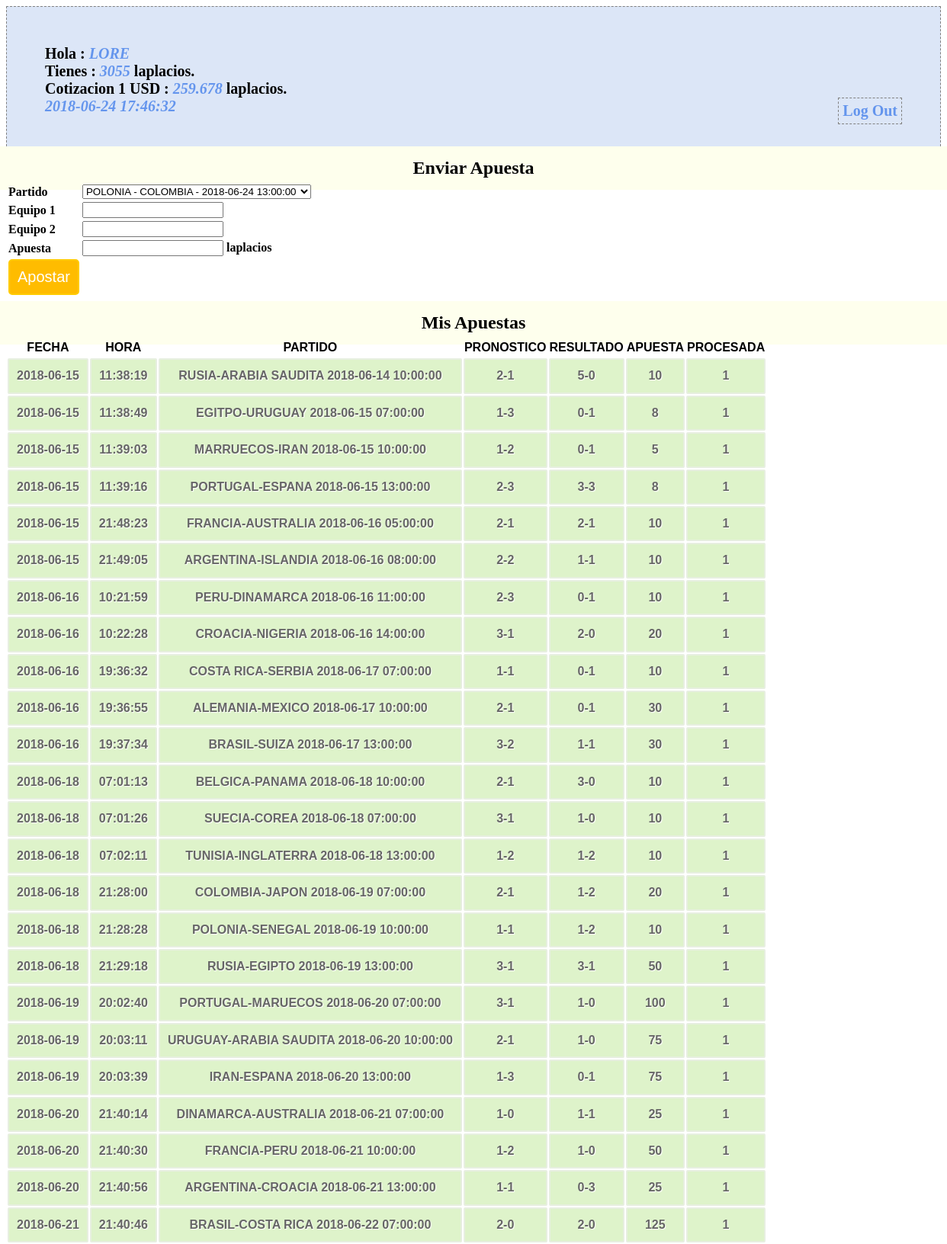
The page /profile.php (signed in, upper part) on the database its author committed.
### tables this page shows
CREATE TABLE `participantes` (
  `id_participante` bigint(20) unsigned NOT NULL AUTO_INCREMENT COMMENT 'id participante',
  `nombre` varchar(60) NOT NULL COMMENT 'nombre participante',
  `saldo` int(11) NOT NULL COMMENT 'valor del saldo',
  `passwd` varchar(10) NOT NULL,
  PRIMARY KEY (`id_participante`),
  UNIQUE KEY `id_participante` (`id_participante`)
);

CREATE TABLE `banco_central_laplacio` (
  `total_laplacios` int(11) NOT NULL,
  `total_dolares` int(11) NOT NULL,
  `reserva` int(11) NOT NULL,
  `impresos` int(11) NOT NULL,
  `cotizacion` float NOT NULL
);

CREATE TABLE `apuestas` (
  `id_apuesta` bigint(20) unsigned NOT NULL AUTO_INCREMENT,
  `id_participante` bigint(20) NOT NULL,
  `id_partido` bigint(20) NOT NULL,
  `apuesta_equipo_1` int(11) NOT NULL,
  `apuesta_equipo_2` int(11) NOT NULL,
  `apuesta_valor` int(11) NOT NULL,
  `apuesta_fecha` date NOT NULL,
  `apuesta_hora` time NOT NULL,
  `procesada` tinyint(1) DEFAULT NULL,
  PRIMARY KEY (`id_apuesta`),
  UNIQUE KEY `id_apuesta` (`id_apuesta`)
);

CREATE TABLE `partidos` (
  `id_partido` bigint(20) unsigned NOT NULL AUTO_INCREMENT,
  `equipo_1` varchar(50) NOT NULL,
  `equipo_2` varchar(50) NOT NULL,
  `fecha` date NOT NULL,
  `hora` time NOT NULL,
  `resultado_equipo_1` int(11) DEFAULT NULL,
  `resultado_equipo_2` int(11) DEFAULT NULL,
  `revisado` tinyint(1) DEFAULT NULL,
  PRIMARY KEY (`id_partido`),
  UNIQUE KEY `id_partido` (`id_partido`)
);

### conn.php (called while the page is built, shortened)
<?php
$connection = mysql_connect("localhost", "laplacios2018", "");
$user_check=$_SESSION['login_user'];
$ses_sql=mysql_query("select id_participante,nombre,saldo from participantes where nombre='$user_check'", $connection);
$row = mysql_fetch_assoc($ses_sql);
$login_session =$row['nombre'];
$login_id = $row['id_participante'];
$login_saldo = $row['saldo'];
?>

### session.php (called while the page is built, shortened)
<?php
require_once('conn.php');
$current_date = date('Y-m-d');
$current_time = date('H:i:s');
$games_query=mysql_query("SELECT DISTINCT id_partido,equipo_1,equipo_2,fecha,hora FROM partidos WHERE fecha >= '$current_date' AND revisado='0'",$connection);
$bets_query=mysql_query("select * from apuestas where id_participante='$login_id'");
$total_banco_prev_query = mysql_query("SELECT * FROM banco_central_laplacio WHERE 1");
$total_banco_prev_row = mysql_fetch_array($total_banco_prev_query);
?>

### profile.php (the view, shortened to what this page needs)
<?php
include('session.php');
?>
<!DOCTYPE html>
<html>
<head>
<link href="style.css" rel="stylesheet" type="text/css">
</head>
<body>
<div id="profile">
<b id="welcome">Hola : <i><?php echo $login_session;?></i></b><br/>
<b>Tienes : <i><?php echo $login_saldo;?></i> laplacios.</b><br/>
<b>Cotizacion 1 USD : <i><?php echo $total_banco_prev_row[4];?></i> laplacios.</b><br/>
<b><i><?php echo $current_date.' '.$current_time; ?></i>
<b id="logout"><a href="logout.php">Log Out</a></b>
</div>
<div>
  <h2>Enviar Apuesta</h2>
  <form id="form" name="form" method="post" action="">
  <table>
    <tr>
      <td>Partido</td>
      <td>
        <select name="id_partido">
          <?php
          while($game = mysql_fetch_array($games_query)) {
            $partido_name = $game[1] . " - " . $game[2] . " - " . $game[3] . " " . $game[4];
            echo '<option value="'.$game[0].'">'.$partido_name.'</option>';
          }
          echo "</select>";
          ?>
      </td>
    </tr>
    <tr>
      <td>Equipo 1</td>
      <td><input id="number" min="0" step="1" type="number" name="apuesta_equipo_1" /></td>
    </tr>
    <tr>
      <td>Equipo 2</td>
      <td><input id="number" min="0" step="1" type="number" name="apuesta_equipo_2" /></td>
    </tr>
    <tr>
      <td>Apuesta</td>
      <td><input id="number" min="0" step="1" type="number" name="apuesta_valor" /> laplacios</td>
    </tr>
    <tr>
      <td><input type="submit" name="submit" id="submit" value="Apostar" /></td>
    </tr>
  </table>
  </form>
</div>
<div class="">
  <h2>Mis Apuestas</h2>
  <table class="table1">
    <thead>
      <tr>
        <th>FECHA</th>
        <th>HORA</th>
        <th>PARTIDO</th>
        <th>PRONOSTICO</th>
        <th>RESULTADO</th>
        <th>APUESTA</th>
        <th>PROCESADA</th>
      </tr>
    </thead>
    <tbody>
    <?php
      while($bet = mysql_fetch_array($bets_query)){
        $g_query = mysql_query("select * from partidos where id_partido='$bet[2]'");
        $g_row = mysql_fetch_array($g_query);
        $match = $g_row[1].'-'.$g_row[2].' '.$g_row[3].' '.$g_row[4];
        $pron = $bet[3].'-'.$bet[4];
        $resultado = $g_row[5].'-'.$g_row[6];
        echo '<tr><td>'.$bet[6].'</td>'.'<td>'.$bet[7].'</td>'.'<td>'.$match.'</td>'.'<td>'.$pron.'</td><td>'.$resultado.'</td><td>'.$bet[5].'</td><td>'.$bet[8].'</td></tr>';
      }
    ?>
    </tbody>
  </table>
</div>
</body>

### style.css (style rules this page uses)
h2 { background-color:#FEFFED; text-align:center; border-radius:10px 10px 0 0; margin:-10px -40px; padding:15px }
input[type=submit] { width:100%; background-color:#FFBC00; color:#fff; border:2px solid #FFCB00; padding:10px; font-size:20px; cursor:pointer; border-radius:5px; margin-bottom:15px }
#profile { padding:50px; border:1px dashed grey; font-size:20px; background-color:#DCE6F7 }
#logout { float:right; padding:5px; border:dashed 1px gray }
a { text-decoration:none; color:#6495ed }
i { color:#6495ed }
table.table1 { font-family: "Trebuchet MS", sans-serif; font-size: 16px; font-weight: bold; line-height: 1.4em; font-style: normal; border-collapse:separate; }
.table1 tbody td { padding:10px; text-align:center; background-color:#DEF3CA; border: 2px solid #E7EFE0; -moz-border-radius:2px; -webkit-border-radius:2px; border-radius:2px; color:#666; text-shadow:1px 1px 1px #fff; }

### rows shown on the page
participantes: nombre "LORE", saldo "3055"
banco_central_laplacio: cotizacion "259.678"
apuestas: apuesta_fecha "2018-06-15", apuesta_hora "11:38:19", id_partido.hora "RUSIA-ARABIA SAUDITA 2018-06-14 10:00:00", pron "2-1", id_partido.resultado_equipo_2 "5-0", apuesta_valor "10", procesada "1"
apuestas: apuesta_fecha "2018-06-15", apuesta_hora "11:38:49", id_partido.hora "EGITPO-URUGUAY 2018-06-15 07:00:00", pron "1-3", id_partido.resultado_equipo_2 "0-1", apuesta_valor "8", procesada "1"
apuestas: apuesta_fecha "2018-06-15", apuesta_hora "11:39:03", id_partido.hora "MARRUECOS-IRAN 2018-06-15 10:00:00", pron "1-2", id_partido.resultado_equipo_2 "0-1", apuesta_valor "5", procesada "1"
apuestas: apuesta_fecha "2018-06-15", apuesta_hora "11:39:16", id_partido.hora "PORTUGAL-ESPANA 2018-06-15 13:00:00", pron "2-3", id_partido.resultado_equipo_2 "3-3", apuesta_valor "8", procesada "1"
apuestas: apuesta_fecha "2018-06-15", apuesta_hora "21:48:23", id_partido.hora "FRANCIA-AUSTRALIA 2018-06-16 05:00:00", pron "2-1", id_partido.resultado_equipo_2 "2-1", apuesta_valor "10", procesada "1"
apuestas: apuesta_fecha "2018-06-15", apuesta_hora "21:49:05", id_partido.hora "ARGENTINA-ISLANDIA 2018-06-16 08:00:00", pron "2-2", id_partido.resultado_equipo_2 "1-1", apuesta_valor "10", procesada "1"
apuestas: apuesta_fecha "2018-06-16", apuesta_hora "10:21:59", id_partido.hora "PERU-DINAMARCA 2018-06-16 11:00:00", pron "2-3", id_partido.resultado_equipo_2 "0-1", apuesta_valor "10", procesada "1"
apuestas: apuesta_fecha "2018-06-16", apuesta_hora "10:22:28", id_partido.hora "CROACIA-NIGERIA 2018-06-16 14:00:00", pron "3-1", id_partido.resultado_equipo_2 "2-0", apuesta_valor "20", procesada "1"
apuestas: apuesta_fecha "2018-06-16", apuesta_hora "19:36:32", id_partido.hora "COSTA RICA-SERBIA 2018-06-17 07:00:00", pron "1-1", id_partido.resultado_equipo_2 "0-1", apuesta_valor "10", procesada "1"
apuestas: apuesta_fecha "2018-06-16", apuesta_hora "19:36:55", id_partido.hora "ALEMANIA-MEXICO 2018-06-17 10:00:00", pron "2-1", id_partido.resultado_equipo_2 "0-1", apuesta_valor "30", procesada "1"
apuestas: apuesta_fecha "2018-06-16", apuesta_hora "19:37:34", id_partido.hora "BRASIL-SUIZA 2018-06-17 13:00:00", pron "3-2", id_partido.resultado_equipo_2 "1-1", apuesta_valor "30", procesada "1"
apuestas: apuesta_fecha "2018-06-18", apuesta_hora "07:01:13", id_partido.hora "BELGICA-PANAMA 2018-06-18 10:00:00", pron "2-1", id_partido.resultado_equipo_2 "3-0", apuesta_valor "10", procesada "1"
apuestas: apuesta_fecha "2018-06-18", apuesta_hora "07:01:26", id_partido.hora "SUECIA-COREA 2018-06-18 07:00:00", pron "3-1", id_partido.resultado_equipo_2 "1-0", apuesta_valor "10", procesada "1"
apuestas: apuesta_fecha "2018-06-18", apuesta_hora "07:02:11", id_partido.hora "TUNISIA-INGLATERRA 2018-06-18 13:00:00", pron "1-2", id_partido.resultado_equipo_2 "1-2", apuesta_valor "10", procesada "1"
apuestas: apuesta_fecha "2018-06-18", apuesta_hora "21:28:00", id_partido.hora "COLOMBIA-JAPON 2018-06-19 07:00:00", pron "2-1", id_partido.resultado_equipo_2 "1-2", apuesta_valor "20", procesada "1"
apuestas: apuesta_fecha "2018-06-18", apuesta_hora "21:28:28", id_partido.hora "POLONIA-SENEGAL 2018-06-19 10:00:00", pron "1-1", id_partido.resultado_equipo_2 "1-2", apuesta_valor "10", procesada "1"
apuestas: apuesta_fecha "2018-06-18", apuesta_hora "21:29:18", id_partido.hora "RUSIA-EGIPTO 2018-06-19 13:00:00", pron "3-1", id_partido.resultado_equipo_2 "3-1", apuesta_valor "50", procesada "1"
apuestas: apuesta_fecha "2018-06-19", apuesta_hora "20:02:40", id_partido.hora "PORTUGAL-MARUECOS 2018-06-20 07:00:00", pron "3-1", id_partido.resultado_equipo_2 "1-0", apuesta_valor "100", procesada "1"
apuestas: apuesta_fecha "2018-06-19", apuesta_hora "20:03:11", id_partido.hora "URUGUAY-ARABIA SAUDITA 2018-06-20 10:00:00", pron "2-1", id_partido.resultado_equipo_2 "1-0", apuesta_valor "75", procesada "1"
apuestas: apuesta_fecha "2018-06-19", apuesta_hora "20:03:39", id_partido.hora "IRAN-ESPANA 2018-06-20 13:00:00", pron "1-3", id_partido.resultado_equipo_2 "0-1", apuesta_valor "75", procesada "1"
apuestas: apuesta_fecha "2018-06-20", apuesta_hora "21:40:14", id_partido.hora "DINAMARCA-AUSTRALIA 2018-06-21 07:00:00", pron "1-0", id_partido.resultado_equipo_2 "1-1", apuesta_valor "25", procesada "1"
apuestas: apuesta_fecha "2018-06-20", apuesta_hora "21:40:30", id_partido.hora "FRANCIA-PERU 2018-06-21 10:00:00", pron "1-2", id_partido.resultado_equipo_2 "1-0", apuesta_valor "50", procesada "1"
apuestas: apuesta_fecha "2018-06-20", apuesta_hora "21:40:56", id_partido.hora "ARGENTINA-CROACIA 2018-06-21 13:00:00", pron "1-1", id_partido.resultado_equipo_2 "0-3", apuesta_valor "25", procesada "1"
apuestas: apuesta_fecha "2018-06-21", apuesta_hora "21:40:46", id_partido.hora "BRASIL-COSTA RICA 2018-06-22 07:00:00", pron "2-0", id_partido.resultado_equipo_2 "2-0", apuesta_valor "125", procesada "1"

### other values the page prints
$current_date "2018-06-24"
$current_time "17:46:32"
form field id_partido "POLONIA - COLOMBIA - 2018-06-24 13:00:00"
